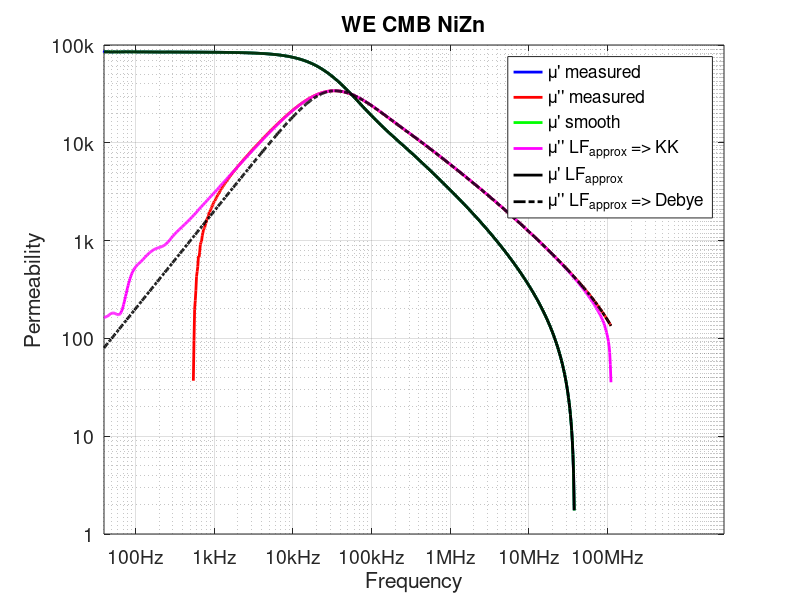

Recreate this plot in MATLAB.
clear all
close all
clc

d = load('ferrite_mu.dat');
f = d(:,1);
mu = d(:,2) + j*d(:,3);
clear d

d = load('ferrite_mu_kk.dat');
f_s = d(:,1);
mu_s = d(:,2) + j*d(:,3);
clear d

d = load('ferrite_mu_debye.dat');
f_a = d(:,1);
mu_a = d(:,2) + j*d(:,3);
clear d

%Drawing data saved to material file
fig = figure;
hold on
set(gca,'fontsize',14,'Xscale','log','Yscale','log')
set(fig,'position',[360   313   727   439])
plot(f,real(mu),'b','LineWidth',2)
plot(f,imag(mu),'r','LineWidth',2)
plot(f_s,real(mu_s),'g','LineWidth',2)
plot(f_s,imag(mu_s),'m','LineWidth',2)
plot(f_a,real(mu_a),'k','LineWidth',2)
plot(f_a,imag(mu_a),'k-.','LineWidth',2)
set(gca,'YTick',[1e-3 1e-2 1e-1 1e0 1e1 1e2 1e3 1e4 1e5 1e6]);
set(gca,'YTickLabel',['1m  ';'10m ';'100m';'1   ';'10  ';'100 ';'1k  ';'10k ';'100k';'1M  '])
set(gca,'XTick',[100 1e3 1e4 1e5 1e6 10e6 100e6]);
set(gca,'XTickLabel',['100Hz ';'1kHz  ';'10kHz ';'100kHz';'1MHz  ';'10MHz ';'100MHz'])
xlim([40 3e9])
%ylim([0.5 1e4])
title('WE CMB NiZn')
xlabel('Frequency')
ylabel('Permeability')
legend('\mu'' measured','\mu'''' measured','\mu'' smooth','\mu'''' LF_a_p_p_r_o_x => KK','\mu'' LF_a_p_p_r_o_x','\mu'''' LF_a_p_p_r_o_x => Debye')
grid on
box on